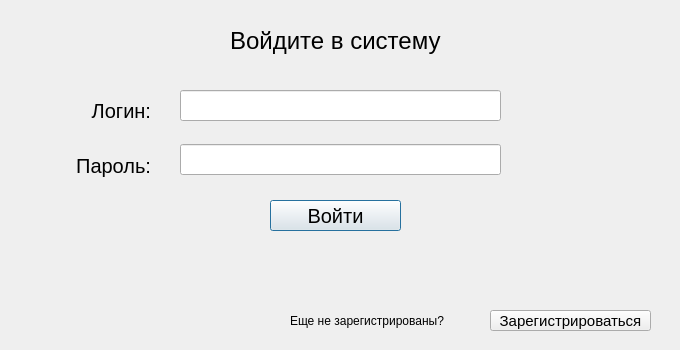
<?xml version="1.0" encoding="UTF-8"?>
<ui version="4.0">
 <class>auth_window</class>
 <widget class="QDialog" name="auth_window">
  <property name="geometry">
   <rect>
    <x>0</x>
    <y>0</y>
    <width>680</width>
    <height>350</height>
   </rect>
  </property>
  <property name="windowTitle">
   <string>YSNP.Cloud</string>
  </property>
  <property name="windowIcon">
   <iconset>
    <normaloff>../../ysnp.cloud/QtClientApp/icons/project.png</normaloff>../../ysnp.cloud/QtClientApp/icons/project.png</iconset>
  </property>
  <widget class="QLabel" name="label">
   <property name="geometry">
    <rect>
     <x>230</x>
     <y>20</y>
     <width>221</width>
     <height>41</height>
    </rect>
   </property>
   <property name="font">
    <font>
     <pointsize>18</pointsize>
    </font>
   </property>
   <property name="text">
    <string>Войдите в систему</string>
   </property>
  </widget>
  <widget class="QLabel" name="label_2">
   <property name="geometry">
    <rect>
     <x>70</x>
     <y>90</y>
     <width>81</width>
     <height>41</height>
    </rect>
   </property>
   <property name="font">
    <font>
     <pointsize>15</pointsize>
    </font>
   </property>
   <property name="text">
    <string>Логин:</string>
   </property>
   <property name="alignment">
    <set>Qt::AlignRight|Qt::AlignTrailing|Qt::AlignVCenter</set>
   </property>
  </widget>
  <widget class="QLabel" name="label_3">
   <property name="geometry">
    <rect>
     <x>50</x>
     <y>150</y>
     <width>101</width>
     <height>31</height>
    </rect>
   </property>
   <property name="font">
    <font>
     <pointsize>15</pointsize>
    </font>
   </property>
   <property name="text">
    <string>Пароль:</string>
   </property>
   <property name="alignment">
    <set>Qt::AlignRight|Qt::AlignTrailing|Qt::AlignVCenter</set>
   </property>
  </widget>
  <widget class="QLineEdit" name="inp_login">
   <property name="geometry">
    <rect>
     <x>180</x>
     <y>90</y>
     <width>321</width>
     <height>31</height>
    </rect>
   </property>
   <property name="font">
    <font>
     <pointsize>14</pointsize>
    </font>
   </property>
  </widget>
  <widget class="QLineEdit" name="inp_password">
   <property name="geometry">
    <rect>
     <x>180</x>
     <y>144</y>
     <width>321</width>
     <height>31</height>
    </rect>
   </property>
   <property name="font">
    <font>
     <pointsize>14</pointsize>
    </font>
   </property>
  </widget>
  <widget class="QPushButton" name="btn_login">
   <property name="geometry">
    <rect>
     <x>270</x>
     <y>200</y>
     <width>131</width>
     <height>31</height>
    </rect>
   </property>
   <property name="font">
    <font>
     <pointsize>15</pointsize>
    </font>
   </property>
   <property name="text">
    <string>Войти</string>
   </property>
  </widget>
  <widget class="QPushButton" name="btn_register">
   <property name="geometry">
    <rect>
     <x>490</x>
     <y>310</y>
     <width>161</width>
     <height>21</height>
    </rect>
   </property>
   <property name="font">
    <font>
     <pointsize>11</pointsize>
    </font>
   </property>
   <property name="text">
    <string>Зарегистрироваться</string>
   </property>
  </widget>
  <widget class="QLabel" name="label_4">
   <property name="geometry">
    <rect>
     <x>290</x>
     <y>310</y>
     <width>201</width>
     <height>21</height>
    </rect>
   </property>
   <property name="text">
    <string>Еще не зарегистрированы?</string>
   </property>
  </widget>
 </widget>
 <resources/>
 <connections/>
</ui>
